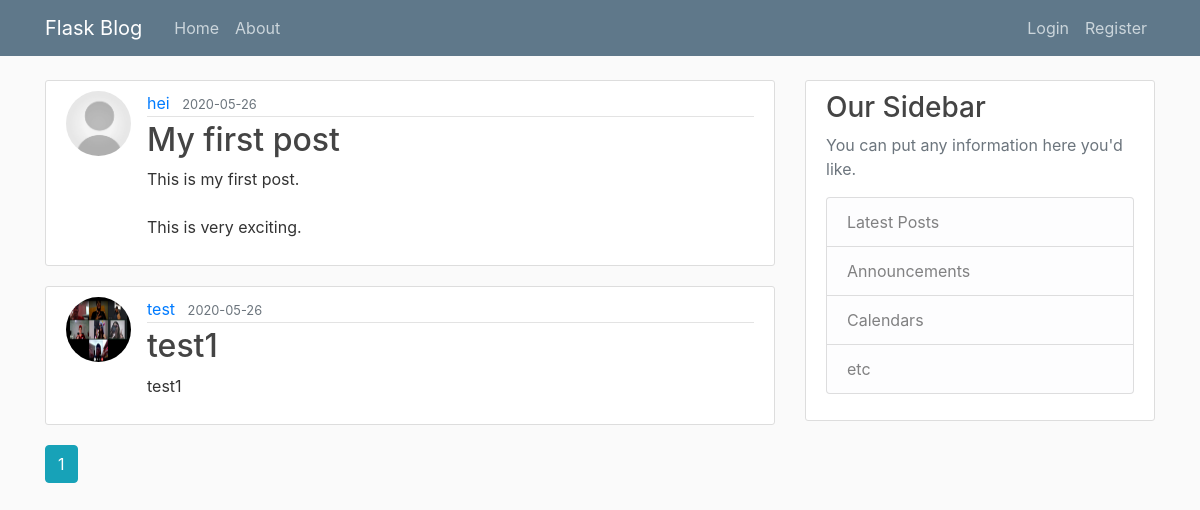
Page /home on the earlier database version.
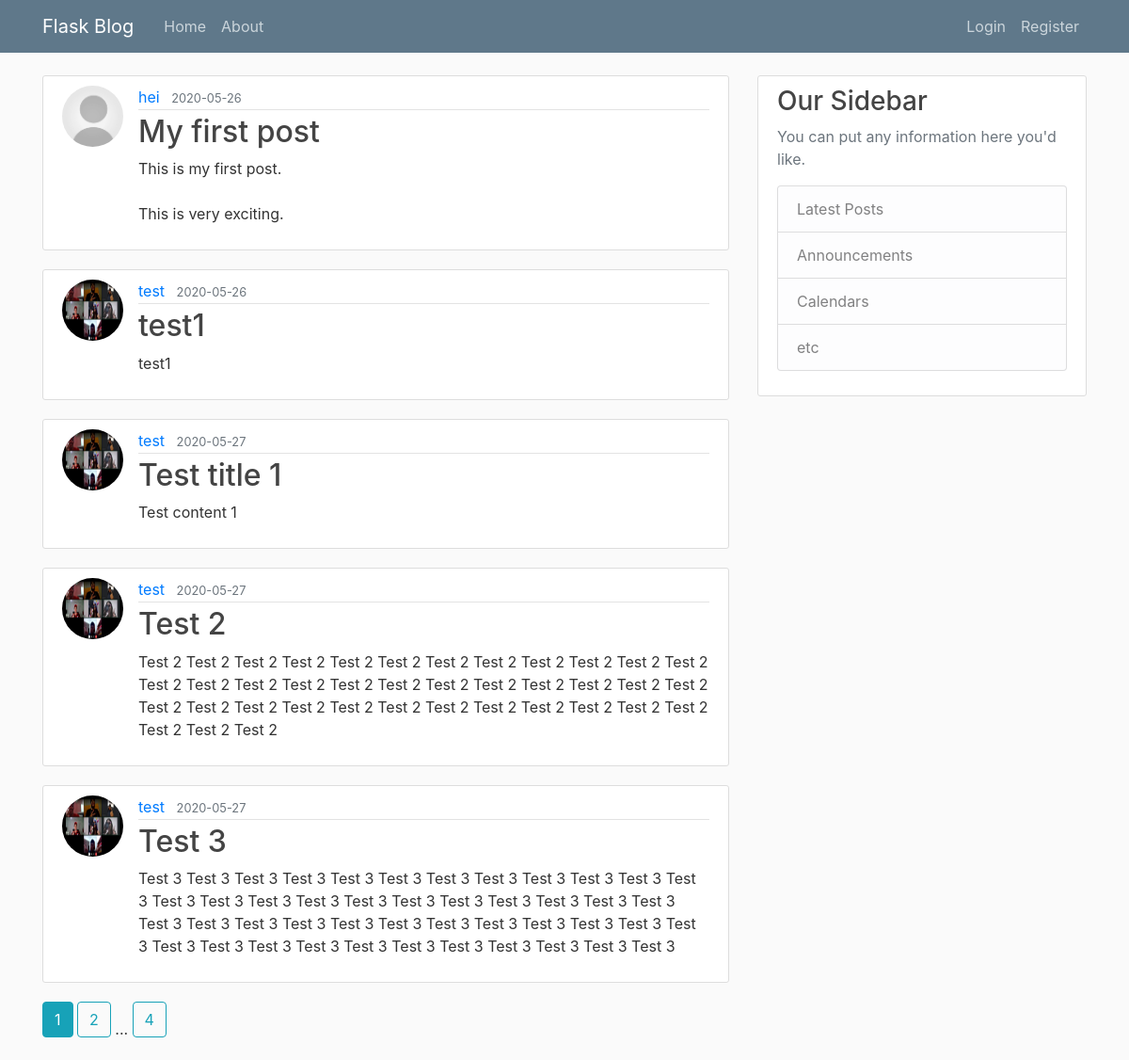
Same page on the later database version.
### flaskblog/models.py (models this page shows, shortened)
class Post(db.Model):
	id = db.Column(db.Integer, primary_key=True)
	title = db.Column(db.String(100), nullable=False)
	date_posted = db.Column(db.DateTime, nullable=False, default=datetime.utcnow)
	content = db.Column(db.Text, nullable=False)
	user_id = db.Column(db.Integer, db.ForeignKey('user.id'), nullable=False)

class User(db.Model, UserMixin):
	id = db.Column(db.Integer, primary_key=True)
	username = db.Column(db.String(20), unique=True, nullable=False)
	email = db.Column(db.String(120), unique=True, nullable=False)
	image_file = db.Column(db.String(20), nullable=False, default='default.jpg')
	password = db.Column(db.String(60), nullable=False)
	posts = db.relationship('Post', backref='author', lazy=True)

### flaskblog/routes.py (the view)
@app.route('/')
@app.route('/home')
def home():
	page = request.args.get("page", 1, type=int)
	posts = Post.query.paginate(page=page, per_page=5)
	return render_template("home.html", posts=posts)

### flaskblog/templates/home.html
{% extends "layout.html" %}
{% block content %}
	{% for post in posts.items %}
		<article class="media content-section">
			<img class="rounded-circle article-img" src="{{ url_for('static', filename='profile_pics/' + post.author.image_file) }}">
			<div class="media-body">
				<div class="article-metadata">
					<a class="mr-2" href="#">{{ post.author.username }}</a>
					<small class="text-muted">{{ post.date_posted.strftime('%Y-%m-%d') }}</small>
				</div>
				<h2><a class="article-title" href="{{ url_for('post', post_id=post.id) }}">{{ post.title }}</a></h2>
				<p class="article-content">{{ post.content }}</p>
			</div>
		</article>
	{% endfor %}
	{% for page_num in posts.iter_pages(left_edge=1, right_edge=1, left_current=1, right_current=2) %}
		{% if page_num %}
			{% if posts.page == page_num %}
				<a class="btn btn-info mb-4" href="{{ url_for('home', page=page_num) }}">{{ page_num }}</a>
			{% else %}
				<a class="btn btn-outline-info mb-4" href="{{ url_for('home', page=page_num) }}">{{ page_num }}</a>
			{% endif %}
		{% else %}
			...
		{% endif %}
	{% endfor %}
{% endblock content %}

### flaskblog/templates/layout.html (shortened to what this page needs)
<!DOCTYPE html>
<html>
<head>
	<link rel="stylesheet" href="https://stackpath.bootstrapcdn.com/bootstrap/4.5.0/css/bootstrap.min.css">
	<link rel="stylesheet" type="text/css" href="{{ url_for('static', filename='main.css') }}">
</head>
<body>
	<header class="site-header">
		<nav class="navbar navbar-expand-md navbar-dark bg-steel fixed-top">
			<div class="container">
				<a class="navbar-brand mr-4" href="/">Flask Blog</a>
				<div class="collapse navbar-collapse" id="navbarToggle">
					<div class="navbar-nav mr-auto">
						<a class="nav-item nav-link" href="{{ url_for('home') }}">Home</a>
						<a class="nav-item nav-link" href="{{ url_for('about') }}">About</a>
					</div>
					<div class="navbar-nav">
						{% if current_user.is_authenticated %}
							<a class="nav-item nav-link" href="{{ url_for('new_post') }}">New post</a>
							<a class="nav-item nav-link" href="{{ url_for('account') }}">Account</a>
							<a class="nav-item nav-link" href="{{ url_for('logout') }}">Logout</a>
						{% else %}
							<a class="nav-item nav-link" href="{{ url_for('login') }}">Login</a>
							<a class="nav-item nav-link" href="{{ url_for('register') }}">Register</a>
						{% endif %}
					</div>
				</div>
			</div>
		</nav>
	</header>
	<main role="main" class="container">
		<div class="row">
			<div class="col-md-8">
				{% block content %}{% endblock %}
			</div>
			<div class="col-md-4">
				<div class="content-section">
					<h3>Our Sidebar</h3>
					<p class='text-muted'>You can put any information here you'd like.
						<ul class="list-group">
							<li class="list-group-item list-group-item-light">Latest Posts</li>
							<li class="list-group-item list-group-item-light">Announcements</li>
							<li class="list-group-item list-group-item-light">Calendars</li>
							<li class="list-group-item list-group-item-light">etc</li>
						</ul>
					</p>
				</div>
			</div>
		</div>
	</main>
</body>
</html>

### flaskblog/static/main.css (style rules this page uses)
body { background: #fafafa; color: #333333; margin-top: 5rem; }
h1, h2, h3, h4, h5, h6 { color: #444444; }
.bg-steel { background-color: #5f788a; }
.site-header .navbar-nav .nav-link { color: #cbd5db; }
.content-section { background: #ffffff; padding: 10px 20px; border: 1px solid #dddddd; border-radius: 3px; margin-bottom: 20px; }
.article-title { color: #444444; }
.article-content { white-space: pre-line; }
.article-img { height: 65px; width: 65px; margin-right: 16px; }
.article-metadata { padding-bottom: 1px; margin-bottom: 4px; border-bottom: 1px solid #e3e3e3 }

Differences in the rows shown:
added Post: image_file (picture), author.username "test", date_posted "2020-05-27", title "Test title 1", content "Test content 1"
added Post: image_file (picture), author.username "test", date_posted "2020-05-27", title "Test 2", content "Test 2 Test 2 Test 2 Test 2 Test 2 Test 2 Test 2 Test 2 Test 2 Test 2 Test 2 Test 2 Test 2 Test 2 Test 2 Test 2 Test 2 Test 2 Test 2 Test 2 Test 2 Test 2 Test 2 Test 2 Test 2 Test 2 Test 2 Test 2 Test 2 Test 2 Test 2 Test 2 Test 2 Test 2 Test 2 Test 2 Test 2 Test 2 Test 2"
added Post: image_file (picture), author.username "test", date_posted "2020-05-27", title "Test 3", content "Test 3 Test 3 Test 3 Test 3 Test 3 Test 3 Test 3 Test 3 Test 3 Test 3 Test 3 Test 3 Test 3 Test 3 Test 3 Test 3 Test 3 Test 3 Test 3 Test 3 Test 3 Test 3 Test 3 Test 3 Test 3 Test 3 Test 3 Test 3 Test 3 Test 3 Test 3 Test 3 Test 3 Test 3 Test 3 Test 3 Test 3 Test 3 Test 3 Test 3 Test 3 Test 3 Test 3 Test 3 Test 3 Test 3"
Other differences:
new list line: "2"
new list line: "4"
